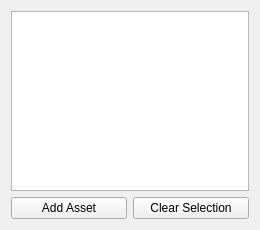
<?xml version="1.0" encoding="UTF-8"?>
<ui version="4.0">
 <class>AssetPanel</class>
 <widget class="QWidget" name="AssetPanel">
  <property name="geometry">
   <rect>
    <x>0</x>
    <y>0</y>
    <width>260</width>
    <height>230</height>
   </rect>
  </property>
  <layout class="QVBoxLayout" name="verticalLayout">
   <item>
    <widget class="QListWidget" name="AssetList">
     <property name="dragEnabled">
      <bool>true</bool>
     </property>
     <property name="dragDropMode">
      <enum>QAbstractItemView::DragDropMode::DragOnly</enum>
     </property>
     <property name="defaultDropAction">
      <enum>Qt::DropAction::CopyAction</enum>
     </property>
    </widget>
   </item>
   <item>
    <layout class="QHBoxLayout" name="buttonLayout">
     <item>
      <widget class="QPushButton" name="AddAssetButton">
       <property name="text">
        <string>Add Asset</string>
       </property>
      </widget>
     </item>
     <item>
      <widget class="QPushButton" name="UnselectAssetButton">
       <property name="text">
        <string>Clear Selection</string>
       </property>
      </widget>
     </item>
    </layout>
   </item>
  </layout>
 </widget>
 <resources/>
 <connections/>
</ui>
